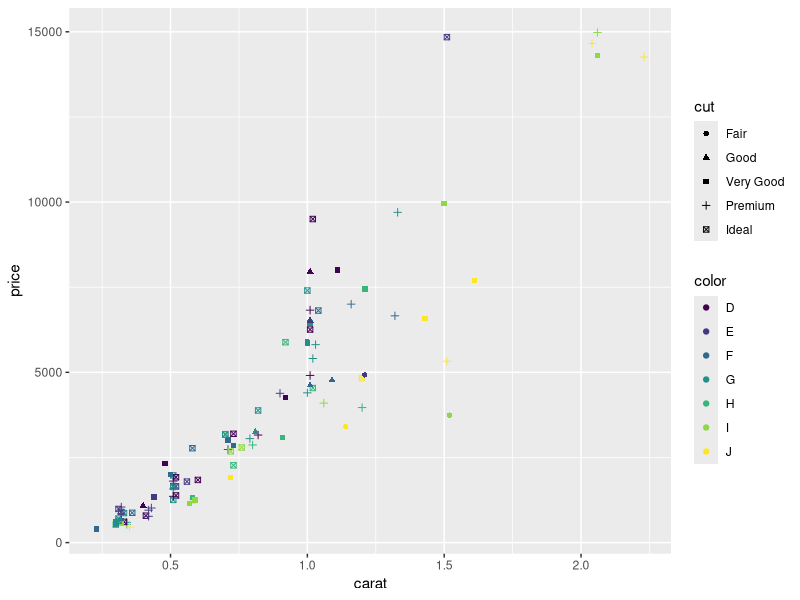
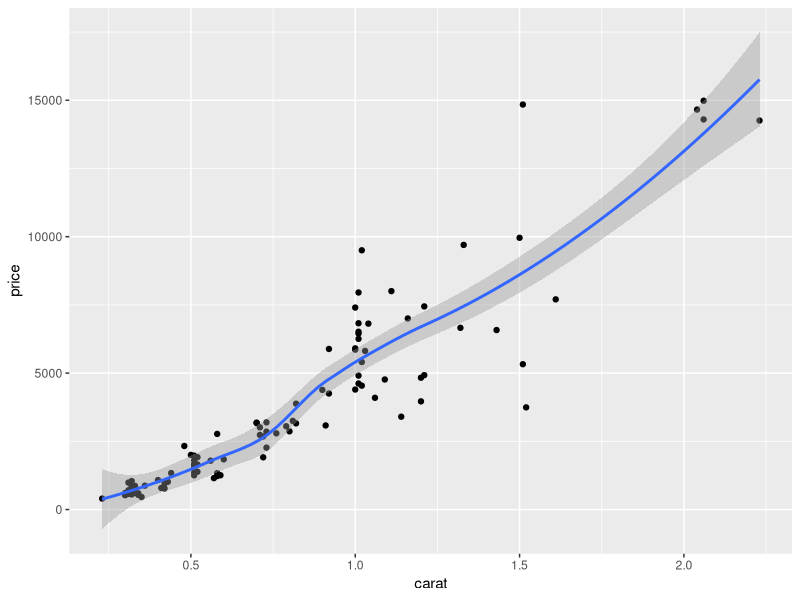
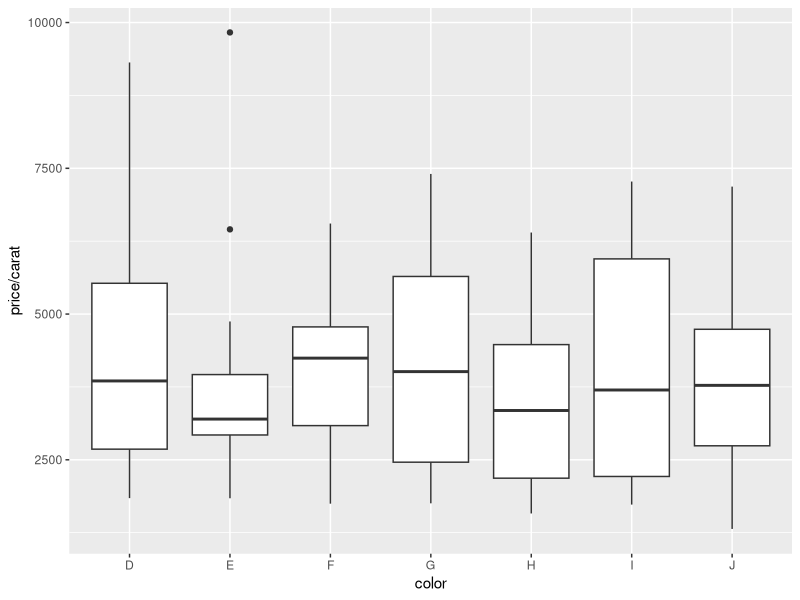
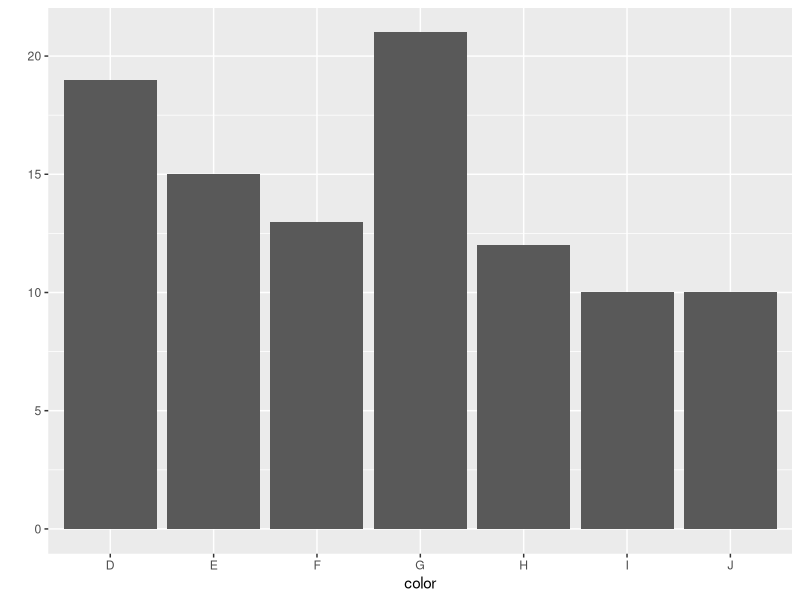
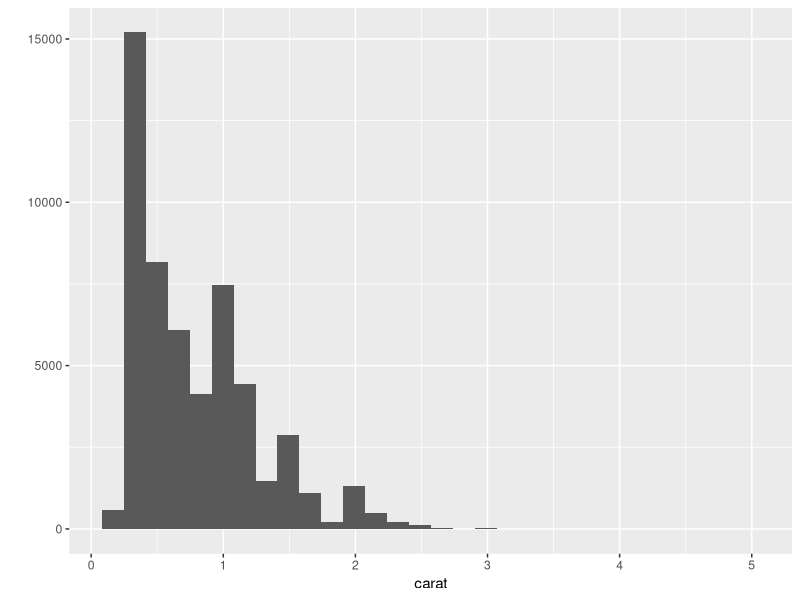
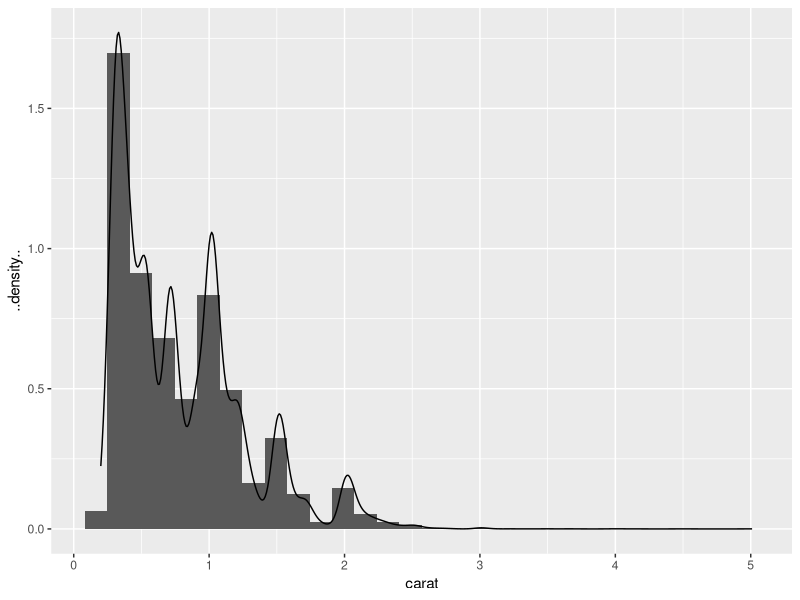
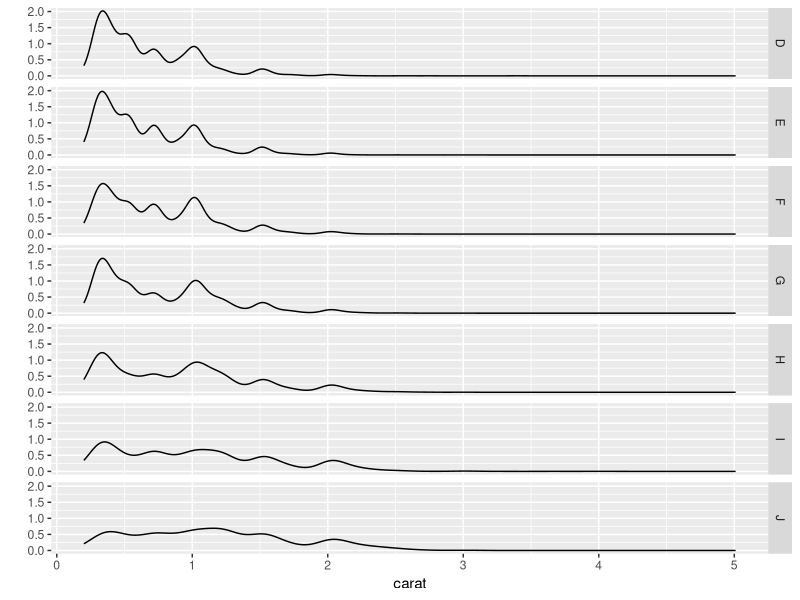
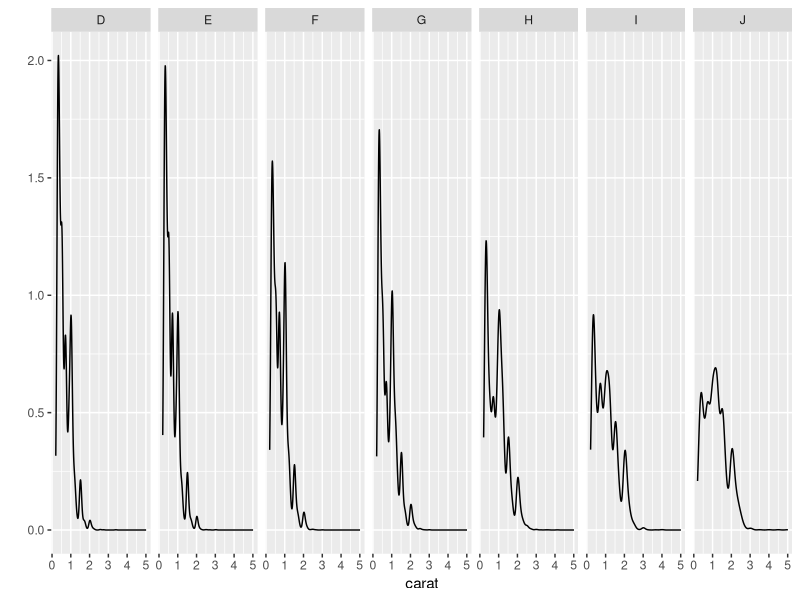

Reproduce these figures in R, in order.
# load ggplot2 library
library(ggplot2)
library(tidyverse)

# print the first lines of data frame
# diamonds (data set comes with ggplot2)
head(diamonds, n = 1) # only 1 row

# Dimensions
dim(diamonds) # Results: number of rows, number of columns

# sample a small subset of diamonds
diamonds.small <- diamonds[sample(dim(diamonds)[1],
                                  100),] # create small table 100x10

# scatterplot with point colours according to
# variable 'color' and shape according to
# variable 'cut'
qplot(x = carat, y = price, data = diamonds.small,
      colour = color, shape = cut, geom = "point")

# scatterplot with a smoothing line
## smooth geom represents a trendline -> helps visualize the trend in the data
qplot(x = carat, y = price, data = diamonds.small,
      geom = c("point", "smooth"))

# boxplot
qplot(x = color, y = price / carat, data = diamonds.small,
      geom = "boxplot")

# barplot
qplot(x = color, data = diamonds.small, geom = "bar")

# histogram and density use binwidth to
# change bin sizes of histogram
qplot(carat, data = diamonds, geom = c("histogram"))

qplot(carat, ..density.., data = diamonds, geom = c("histogram",
                                                    "density"))

# facets: syntax for faceting formular:
# row_var ~ col_var
qplot(carat, data = diamonds, geom = "density",
      facets = color ~ .) # separate panels (facets) for each unique value of the "color" variable

qplot(carat, data = diamonds, geom = "density",
      facets = . ~ color)


# Create a data frame with nonsense data
df <- data.frame(X = c(1, 2, 3, 1.5, 2.6, 3.5),
                 m = c(1, 2, 2, 2, 3, 4), sd = c(0.001, 0.05,
                                                 0.1, 0.01, 0.5, 0.03), group = c("A", "A",
                                                                                  "A", "B", "B", "B"))

# Plot m=means and sd=standard deviations
p <- ggplot(df, aes(x = X, y = m, colour = group)) + # aesthetics # different colours for groups
  geom_errorbar(aes(ymin = m - sd, ymax = m + sd), width = 0.1) +
  geom_line() +  # connects points and connects them foor each group
  geom_point()  # add points to plot -> mean value for each group at different X

p <- p +
  ggtitle("A nonsense dataset") + # title of plot
  scale_y_continuous(name = "Mean") #  name of y axis
p <- p + guides(colour = guide_legend(title = "A new title",
                                      title.position = "left", ncol = 2)) # creates legend
print(p)